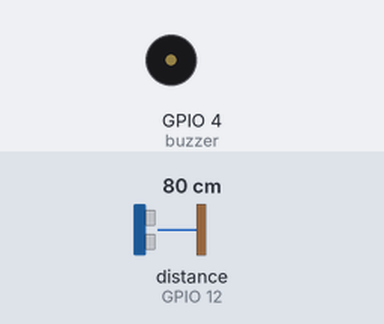
Simulated run of this sketch. Board: ESP8266 (NodeMCU). Parts: buzzer (waves = sounding, pin HIGH). Wiring (inferred from the names in the program): ultrasonic range finder: trigger GPIO 14; echo GPIO 12. The test bench sets the inputs (shaded band); at power-on: distance to the obstacle (sensor on GPIO 12) 80 cm. The echo pulse lasts 58.3 µs per cm; WiFi joins after 1.5 s; servers stay silent unless stated; pins used as bus, display or sensor lines are not drawn; what the sketch prints to the serial monitor is not drawn.

Above: at 2.7 s.
2.8 s: distance to the obstacle (sensor on GPIO 12) set to 12 cm
4.5 s: distance to the obstacle (sensor on GPIO 12) set to 9 cm
At 4.62 s:
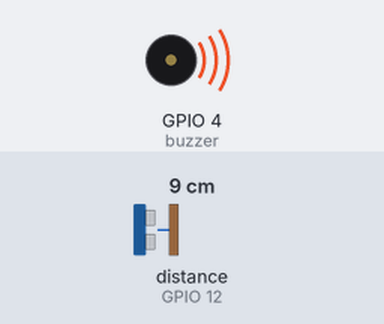
7.7 s: distance to the obstacle (sensor on GPIO 12) set to 250 cm
At 8.1 s:
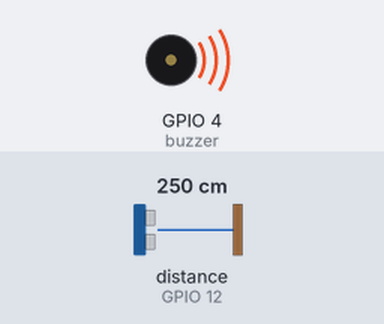
10.6 s: distance to the obstacle (sensor on GPIO 12) set to 18 cm
At 11.5 s:
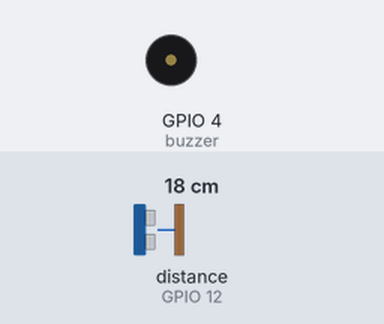
12.5 s: distance to the obstacle (sensor on GPIO 12) set to 2 cm
At 12.67 s:
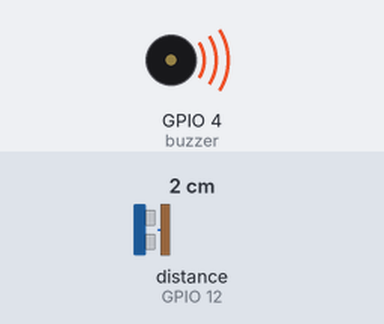
Timing chart, 0 to 16.7 s (numbered marks = the images above; inputs shaded):
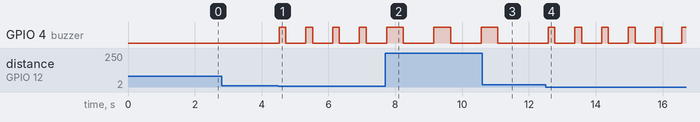

The sketch:

wifi.ino
```cpp
#include <ESP8266WiFi.h>
#include <OneWire.h>
#include <PubSubClient.h>
// defines pins numbers
const int TRIGGER = 14;  //D5
const int ECHO = 12;  //D6
const int buzzer = 4; // d2

// defines variables
long duration;
float distance;
const char *ssid =  "ST dada";
const char *pass =  "12345678";
const char* serverTS = "api.thingspeak.com";
String apiKey = "E6AD24K0BYEPDJ2Y";
void setup()
{

  pinMode(buzzer, OUTPUT);
  Serial.begin(115200);         //Recommended speed is 115200
  pinMode(TRIGGER,OUTPUT);
  pinMode(ECHO,INPUT);
  connectWifi();
 }

void loop()
{
  // The PING is triggered by a HIGH pulse of 2 or more microseconds.
  // Give a short LOW pulse beforehand to ensure a clean HIGH pulse:

  digitalWrite(TRIGGER, LOW);
  delayMicroseconds(2);
  digitalWrite(TRIGGER, HIGH);
  delayMicroseconds(10);
  digitalWrite(TRIGGER, LOW);

  // The same pin is used to read the signal from the PING))): a HIGH
  // pulse whose duration is the time (in microseconds) from the sending
  // of the ping to the reception of its echo off of an object.

  duration = pulseIn(ECHO, HIGH);
  // Calculating the distance
  distance= duration*0.034/2;

  if (distance <= 10){
       Serial.print("Tank is full (distance): ");
       Serial.println(distance);
       digitalWrite(buzzer, HIGH);
       delay(200);
       digitalWrite(buzzer, LOW);
       delay(200);
  }
 else if (distance >=200){
      Serial.print("Tank is empty (distance): ");
      Serial.println(distance);
      digitalWrite(buzzer, HIGH);
      delay(500);
      digitalWrite(buzzer, LOW);
      delay(500);
  }
  else{
      Serial.print("cool tank (Distance): ");
      Serial.println(distance);
      delay(200);
     }
  sendHeight(distance);
}
void connectWifi()
{
  Serial.print("Connecting to "+*ssid);
  WiFi.begin(ssid, pass);
  while (WiFi.status() != WL_CONNECTED) {
    delay(500);
    Serial.print(".");
  }
  Serial.println("");
  Serial.println("Connected");
  Serial.println("");
}//end connect


 void sendHeight(float distance)
{
  WiFiClient tclient;//not to be confused with "client" in PubSub{}, and wclient for mqtt
   if (tclient.connect(serverTS, 80)) { // use ip 184.106.153.149 or api.thingspeak.com
   //Serial.println("WiFi Client connected ");

   String postStr = apiKey;
   postStr += "&field1=";
   postStr += String(distance);
   postStr += "\r\n\r\n";

   tclient.print("POST /update HTTP/1.1\n");
   tclient.print("Host: api.thingspeak.com\n");
   tclient.print("Connection: close\n");
   tclient.print("X-THINGSPEAKAPIKEY: " + apiKey + "\n");
   tclient.print("Content-Type: application/x-www-form-urlencoded\n");
   tclient.print("Content-Length: ");
   tclient.print(postStr.length());
   tclient.print("\n\n");
   tclient.print(postStr);
   delay(200);

   }//end if

 tclient.stop();
}//end send to ts
```

Measured:
- the behaviour switches between 11 and 10 cm on distance to the obstacle (sensor on GPIO 12) (found by bisection; images 0 and 1)
- after the input at 2.8 s, every drawn part: stays the same
- after the input at 4.5 s, GPIO 4 (buzzer): alternates HIGH for 0.20 s and LOW for 0.60 s, starting at once
- after the input at 7.7 s, GPIO 4 (buzzer): alternates HIGH for 0.50 s and LOW for 0.92 s, starting after 0.54 s
- after the input at 10.6 s, GPIO 4 (buzzer): goes on until 11.1 s, then stays LOW
- after the input at 12.5 s, GPIO 4 (buzzer): alternates HIGH for 0.20 s and LOW for 0.60 s, starting after 0.07 s
